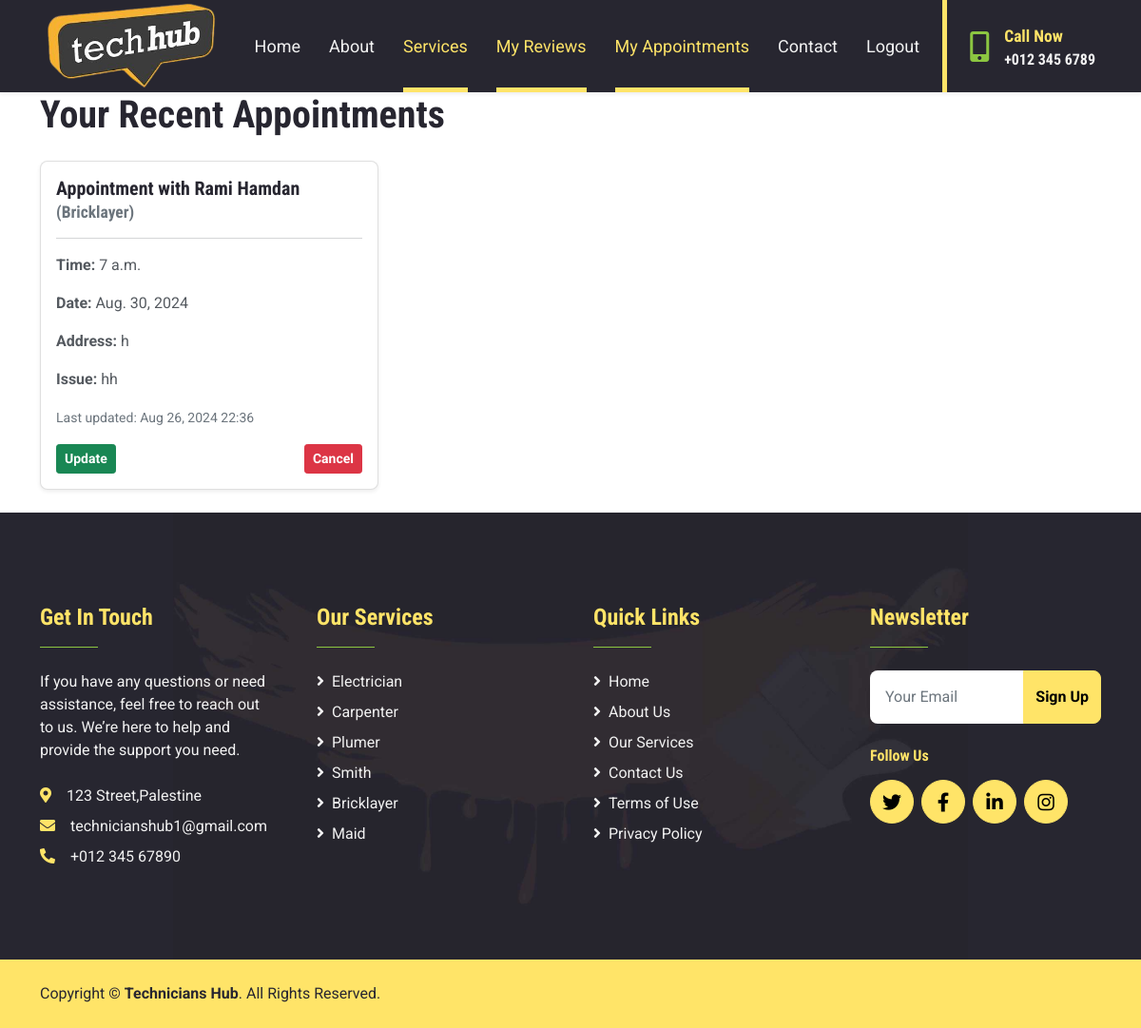
/recent_appointments (signed in), run on the app's committed database.
### Technicians_app/models.py (models this page shows, shortened)
class Appointment(models.Model):
    technician = models.ForeignKey(Technician, related_name="technician_appointments", on_delete=models.CASCADE)
    user = models.ForeignKey(User, related_name="user_appointments", on_delete=models.CASCADE)
    date = models.DateField()
    time = models.TimeField()
    address = models.CharField(max_length=255)
    issue = models.TextField()
    created_at = models.DateTimeField(auto_now_add=True)
    updated_at = models.DateTimeField(auto_now=True)

class Technician(models.Model):
    first_name = models.CharField(max_length=45)
    last_name = models.CharField(max_length=45)
    bio = models.TextField()
    phone_number = models.CharField(max_length=25)
    city = models.CharField(max_length=45)
    age = models.IntegerField()
    image = models.ImageField(upload_to='image/')
    created_at = models.DateField(auto_now_add=True)
    updated_at = models.DateField(auto_now=True)
    users = models.ManyToManyField(User, related_name="technicians",blank=True)
    role=models.ForeignKey(Role,related_name="technicians",on_delete=models.CASCADE , default=1)

class Role(models.Model):
    name = models.CharField(max_length=60)
    created_at = models.DateField(auto_now_add=True)
    updated_at = models.DateField(auto_now=True)

### Technicians_app/views.py (the view)
# urls.py: path('recent_appointments', views.recent_appointments, name='recent_appointmens'),
def recent_appointments(request):
    if 'id' in request.session:
        user_id = request.session['id']
        user = models.get_user(user_id)
        user_appointments = models.get_appointments_by_user(user_id)
        return render(request, 'recent_appointments.html', {'user': user, 'user_appointments': user_appointments})
    else:
        return redirect('login')

### Technicians_app/models.py (called while the page is built)
def get_user(user_id):
    user = User.objects.get(id=user_id)
    return user

def get_appointments_by_user(user_id):
    return Appointment.objects.filter(id=user_id)

### Technicians_app/templates/recent_appointments.html (shortened to what this page needs)
<!DOCTYPE html>
<html lang="en">
<head>
    {% load static%}
    <link href="https://cdnjs.cloudflare.com/ajax/libs/font-awesome/5.15.0/css/all.min.css" rel="stylesheet">
    <link href="https://cdn.jsdelivr.net/npm/bootstrap-icons@1.4.1/font/bootstrap-icons.css" rel="stylesheet">
    <link href="lib/owlcarousel/assets/owl.carousel.min.css" rel="stylesheet">
    <link href="{% static 'css/bootstrap.min.css'%}" rel="stylesheet">
    <link href="{% static 'css/services.css'%}" rel="stylesheet">
    <link href="{% static 'css/app.css'%}" rel="stylesheet">
</head>
<body>
    <nav class="navbar navbar-expand-lg bg-dark navbar-dark shadow-sm px-5 py-3 py-lg-0">
        <a href="/" class="Header-branding" data-nc-element="branding" data-content-field="site-title">
            <img src="{% static 'image/logo2.PNG' %}" alt="One &amp; Done Remodeling" sizes="200px"
                class="Header-branding-logo" style="display:block; width:180px; height:auto;" loading="lazy"
                decoding="async" data-loader="sqs">
        </a>
        <div class="collapse navbar-collapse" id="navbarCollapse">
            <div class="navbar-nav ms-auto py-0 pe-4 border-end border-5 border-primary">
                <a href="/" class="nav-item nav-link">Home</a>
                <a href="/about_us" class="nav-item nav-link">About</a>
                <a href="/services" class="nav-item nav-link active">Services</a>
                <a href="{% url 'recent_reviews' %}" class="nav-item nav-link active">My Reviews</a>
                <a href="/recent_appointments" class="nav-item nav-link active">My Appointments</a>
                <a href="/contact" class="nav-item nav-link">Contact</a>
                <a href="{% url 'logout_user' %}" class="nav-item nav-link">Logout</a>
            </div>
            <div class="d-none d-lg-flex align-items-center ps-4">
                <i class="fa fa-2x fa-mobile-alt text-secondary me-3"></i>
                <div>
                    <h5 class="text-primary mb-1"><small>Call Now</small></h5>
                    <h6 class="text-light m-0">+012 345 6789</h6>
                </div>
            </div>
        </div>
    </nav>
    <div class="container">
        <h1 class="mb-4">Your Recent Appointments</h1>
        <div class="row">
            {% for appointment in user.user_appointments.all %}
            <div class="col-md-4">
                <div class="card mb-4 shadow-sm">
                    <div class="card-body">
                        <h5 class="card-title">Appointment with {{ appointment.technician.first_name }}
                            {{appointment.technician.last_name }}
                            <small class="text-muted">({{appointment.technician.role.name }})</small>
                        </h5>
                        <hr>
                        <p><strong>Time:</strong> {{ appointment.time }}</p>
                        <p><strong>Date:</strong> {{ appointment.date }}</p>
                        <p><strong>Address:</strong> {{ appointment.address }}</p>
                        <p><strong>Issue:</strong> {{ appointment.issue }}</p>
                        <p class="text-muted"><small>Last updated: {{ appointment.updated_at|date:"M d, Y H:i"}}</small>
                        </p>
                        <div class="d-flex justify-content-between">
                            <a href="{% url 'update_appointment' appointment.id %}"
                                class="btn btn-success btn-sm">Update</a>
                            <a href="{% url 'confirm_cancel_appointment' appointment.id %}"
                                class="btn btn-danger btn-sm">Cancel</a>
                        </div>
                    </div>
                </div>
            </div>
            {% endfor %}
        </div>
    </div>
    <div class="container-fluid bg-dark bg-footer text-light py-5">
        <div class="container py-5">
            <div class="row g-5">
                <div class="col-lg-3 col-md-6">
                    <h4 class="text-primary">Get In Touch</h4>
                    <hr class="w-25 text-secondary mb-4" style="opacity: 1;">
                    <p class="mb-4">If you have any questions or need assistance, feel free to reach out to us. We’re
                        here to help and provide the support you need.</p>
                    <p class="mb-2"><i class="fa fa-map-marker-alt text-primary me-3"></i>123 Street,Palestine</p>
                    <p class="mb-2"><i class="fa fa-envelope text-primary me-3"></i>technicianshub1@gmail.com</p>
                    <p class="mb-0"><i class="fa fa-phone-alt text-primary me-3"></i>+012 345 67890</p>
                </div>
                <div class="col-lg-3 col-md-6">
                    <h4 class="text-primary">Our Services</h4>
                    <hr class="w-25 text-secondary mb-4" style="opacity: 1;">
                    <div class="d-flex flex-column justify-content-start">
                        <a class="text-light mb-2" href="#"><i class="fa fa-angle-right me-2"></i>Electrician</a>
                        <a class="text-light mb-2" href="#"><i class="fa fa-angle-right me-2"></i>Carpenter</a>
                        <a class="text-light mb-2" href="#"><i class="fa fa-angle-right me-2"></i>Plumer</a>
                        <a class="text-light mb-2" href="#"><i class="fa fa-angle-right me-2"></i>Smith</a>
                        <a class="text-light mb-2" href="#"><i class="fa fa-angle-right me-2"></i>Bricklayer</a>
                        <a class="text-light" href="#"><i class="fa fa-angle-right me-2"></i>Maid</a>
                    </div>
                </div>
                <div class="col-lg-3 col-md-6">
                    <h4 class="text-primary">Quick Links</h4>
                    <hr class="w-25 text-secondary mb-4" style="opacity: 1;">
                    <div class="d-flex flex-column justify-content-start">
                        <a class="text-light mb-2" href="/"><i class="fa fa-angle-right me-2"></i>Home</a>
                        <a class="text-light mb-2" href="/about_us"><i class="fa fa-angle-right me-2"></i>About Us</a>
                        <a class="text-light mb-2" href="/services"><i class="fa fa-angle-right me-2"></i>Our
                            Services</a>
                        <a class="text-light mb-2" href="/contact"><i class="fa fa-angle-right me-2"></i>Contact Us</a>
                        <a class="text-light mb-2" href="/terms"><i class="fa fa-angle-right me-2"></i>Terms of Use</a>
                        <a class="text-light mb-2" href="/privacy_policy"><i class="fa fa-angle-right me-2"></i>Privacy
                            Policy</a>
                    </div>
                </div>
                <div class="col-lg-3 col-md-6">
                    <h4 class="text-primary">Newsletter</h4>
                    <hr class="w-25 text-secondary mb-4" style="opacity: 1;">
                    <form action="">
                        <div class="input-group">
                            <input type="text" class="form-control p-3 border-0" placeholder="Your Email">
                            <button class="btn btn-primary">Sign Up</button>
                        </div>
                    </form>
                    <h6 class="text-primary mt-4 mb-3">Follow Us</h6>
                    <div class="d-flex">
                        <a class="btn btn-lg btn-primary btn-lg-square rounded-circle me-2" href="#"><i
                                class="fab fa-twitter"></i></a>
                        <a class="btn btn-lg btn-primary btn-lg-square rounded-circle me-2" href="#"><i
                                class="fab fa-facebook-f"></i></a>
                        <a class="btn btn-lg btn-primary btn-lg-square rounded-circle me-2" href="#"><i
                                class="fab fa-linkedin-in"></i></a>
                        <a class="btn btn-lg btn-primary btn-lg-square rounded-circle" href="#"><i
                                class="fab fa-instagram"></i></a>
                    </div>
                </div>
            </div>
        </div>
    </div>
    <div class="container-fluid bg-primary text-dark py-4">
        <div class="container">
            <div class="row g-0">
                <div class="col-md-6 text-center text-md-start">
                    <p class="mb-md-0">Copyright &copy; <a class="text-dark fw-bold" href="#">Technicians Hub</a>. All
                        Rights Reserved.</p>
                </div>
            </div>
        </div>
    </div>
</body>
</html>

### Technicians_app/static/css/services.css (style rules this page uses)
:root { --primary: #FFE468; --secondary: #8CC641; --light: #F2F2F2; --dark: #272630; }
.btn { font-weight: 700; transition: .5s; }
.btn-lg-square { width: 46px; height: 46px; }
.btn-square, .btn-sm-square, .btn-lg-square { padding-left: 0; padding-right: 0; text-align: center; }
.navbar-dark .navbar-nav .nav-link { position: relative; margin-left: 30px; padding: 35px 0; font-size: 18px; color: var(--light); outline: none; transition: .5s; }
.navbar-dark .navbar-nav .nav-link:hover, .navbar-dark .navbar-nav .nav-link.active { color: var(--primary); }
@media (min-width: 992px) { .navbar-dark .navbar-nav .nav-link::before { position: absolute; content: ""; width: 0; height: 5px; bottom: 0; left: 50%; background: var(--primary); transition: .5s; } }
@media (min-width: 992px) { .navbar-dark .navbar-nav .nav-link:hover::before, .navbar-dark .navbar-nav .nav-link.active::before { width: 100%; left: 0; } }
.bg-footer { background: url(../img/footer.jpg) center center no-repeat; background-size: contain; }

### Technicians_app/static/css/app.css (style rules this page uses)
body { background-color: white; }

### data on the page
Appointment: technician.first_name "Rami", technician.last_name "Hamdan", technician.role.name "Bricklayer", time "7 a.m.", date "Aug. 30, 2024", address "h", issue "hh", updated_at "Aug 26, 2024 22:36"
